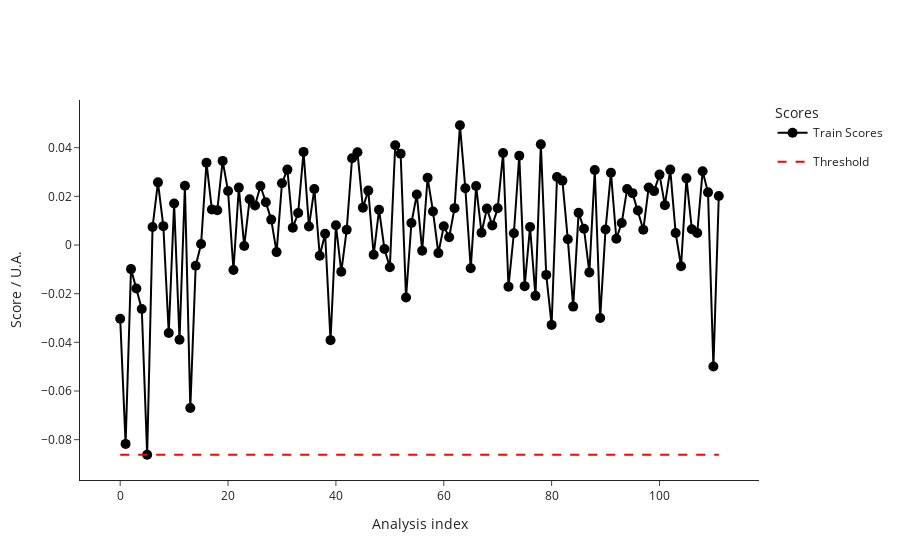

This figure's notebook cell:
### Code cell
ml.train()
ml.plot_scores(threshold="min")
